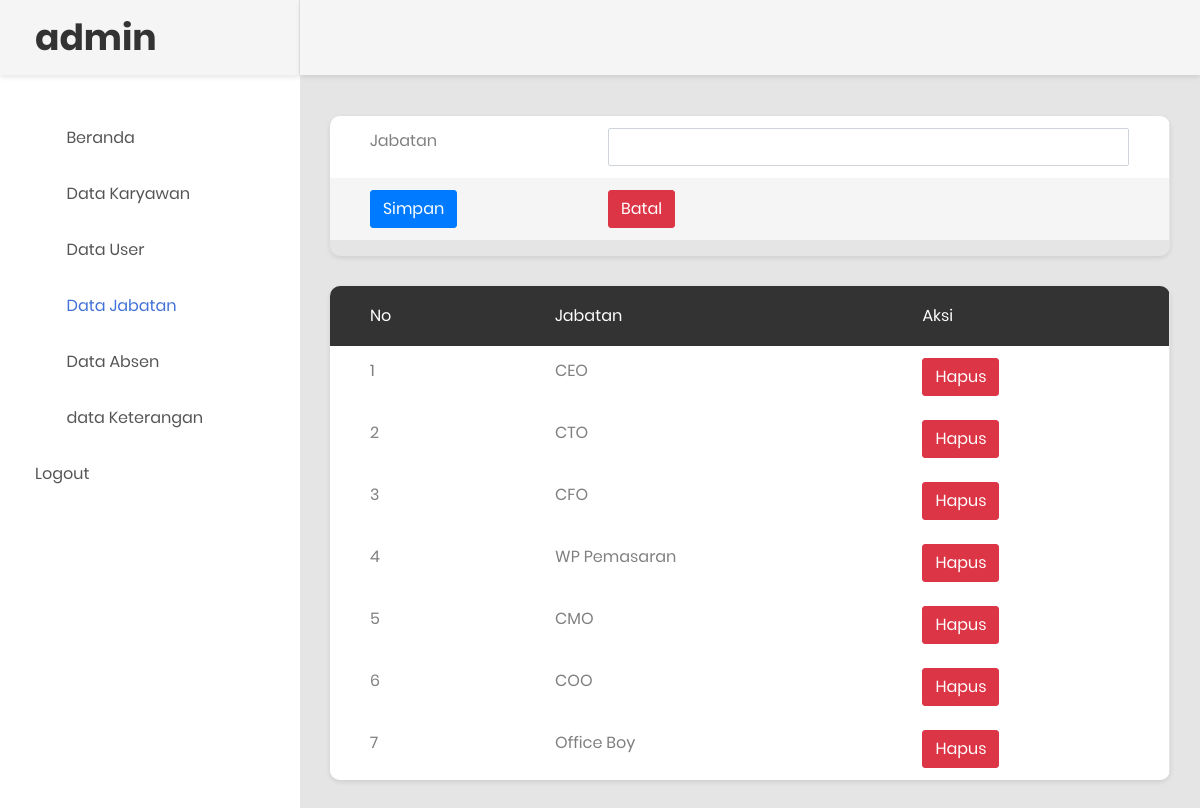
The app's page /datajabatan.php (signed in) with its own data.
### tables this page shows
CREATE TABLE `tb_jabatan` (
  `id` int(11) NOT NULL,
  `jabatan` varchar(255) NOT NULL
);

### datajabatan.php (the view, shortened to what this page needs)
<!DOCTYPE html>
<html lang="en">
<head>
     <link rel="stylesheet" href="https://maxcdn.bootstrapcdn.com/bootstrap/4.5.2/css/bootstrap.min.css">
    <link rel="stylesheet" type="text/css" href="css/bootstrap.css" media="all">
    <link href="css/font-face.css" rel="stylesheet" media="all">
    <link href="vendor/font-awesome-4.7/css/font-awesome.min.css" rel="stylesheet" media="all">
    <link href="vendor/font-awesome-5/css/fontawesome-all.min.css" rel="stylesheet" media="all">
    <link href="vendor/mdi-font/css/material-design-iconic-font.min.css" rel="stylesheet" media="all">
    <link href="vendor/bootstrap-4.1/bootstrap.min.css" rel="stylesheet" media="all">
    <link href="vendor/animsition/animsition.min.css" rel="stylesheet" media="all">
    <link href="vendor/bootstrap-progressbar/bootstrap-progressbar-3.3.4.min.css" rel="stylesheet" media="all">
    <link href="vendor/wow/animate.css" rel="stylesheet" media="all">
    <link href="vendor/css-hamburgers/hamburgers.min.css" rel="stylesheet" media="all">
    <link href="vendor/slick/slick.css" rel="stylesheet" media="all">
    <link href="vendor/select2/select2.min.css" rel="stylesheet" media="all">
    <link href="vendor/perfect-scrollbar/perfect-scrollbar.css" rel="stylesheet" media="all">
    <link href="css/theme.css" rel="stylesheet" media="all">
</head>
<body class="animsition">
    <div class="page-wrapper">
        <aside class="menu-sidebar d-none d-lg-block">
            <div class="logo">
                <a href="#">
                   <h1>admin</h1>
                </a>
            </div>
            <div class="menu-sidebar__content js-scrollbar1">
                <nav class="navbar-sidebar">
                    <ul class="list-unstyled navbar__list">
                        <li>
                            <a class="js-arrow" href="admin2.php">
                                <i class="fas fa-tachometer-alt"></i>Beranda</a>
                        </li>
                        <li>
                            <a href="datakaryawan.php">
                                <i class="fas fa-chart-bar"></i>Data Karyawan</a>
                        </li>
                        <li>
                            <a href="datauser.php">
                                <i class="fas fa-table"></i>Data User</a>
                        </li>
                        <li class="active has-sub">
                            <a href="datajabatan.php">
                                <i class="far fa-check-square"></i>Data Jabatan</a>
                        </li>
                        <li>
                            <a href="data_absen.php">
                                <i class="fas fa-calendar-alt"></i>Data Absen</a>
                        </li>
                        <li>
                            <a href="data_keterangan.php">
                                <i class="fas fa-table"></i>data Keterangan
                            </a>
                        </li>
                        <li>
                            <a href="logout.php">Logout</a>
                        </li>
                    </ul>
                </nav>
            </div>
        </aside>
        <div class="page-container">
            <header class="header-desktop">
            </header>
            <div class="main-content">
                <div class="section__content section__content--p30">
                    <div class="container-fluid">
                        <div class="row">
                           <div class="table-responsive table--no-card m-b-30">
                            <form action="jabatan_sv.php" method="post">
                                <div class="form-group">
                                <table class="table table-borderless table-striped table-earning" >
                                        <tbody>
                                            <tr>
                                                <td>Jabatan</td>
                                                <td>
                                                <input type="text" class="form-control" name="jabatan" autocomplete="off">
                                            </td>
                                            </tr>
                                            <tr>
                                                <td><button type="submit" name="simpan" class="btn btn-primary">Simpan</button></td>
                                                <td><input type="reset" name="" value="Batal" class="btn btn-danger"></td>
                                            </tr>
                                      </tbody>
                                    </table>
                                        </div>
                            </form>
                                </div>
                        </div>
                        <div class="row">
                                <div class="table-responsive table--no-card m-b-30">
                                    <table class="table table-borderless table-striped table-earning">
                                        <thead>
                                            <tr>
                                                <th>No</th>
                                                <th>Jabatan</th>
                                                <th>Aksi</th>
                                            </tr>
                                        </thead>
                                        <?php
                                            include 'koneksi.php';
                                            $sql = "SELECT * FROM tb_jabatan";
                                            $query = mysqli_query($koneksi, $sql);
                                            $no = 1;
                                            while ($row = mysqli_fetch_array($query)) {
                                         ?>
                                        <tbody>
                                            <tr>
                                                <td><?php echo $no ?></td>
                                                <td><?php echo $row['jabatan']; ?></td>
                                                <td> <a href="hapus_jabatan.php?id=<?php echo $row['id']; ?>"><button class="btn btn-danger" onclick="return confirm('yakin ingin dihapus?');">Hapus</button></a></td>
                                            </tr>
                                           <?php
                                           $no++;
                                       }
                                            ?>
                                        </tbody>
                                    </table>
                                </div>
                            </div>
                </div>
            </div>
        </div>
    </div>
</body>
</html>

### records on screen
tb_jabatan: jabatan "CEO"
tb_jabatan: jabatan "CTO"
tb_jabatan: jabatan "CFO"
tb_jabatan: jabatan "WP Pemasaran"
tb_jabatan: jabatan "CMO"
tb_jabatan: jabatan "COO"
tb_jabatan: jabatan "Office Boy"
